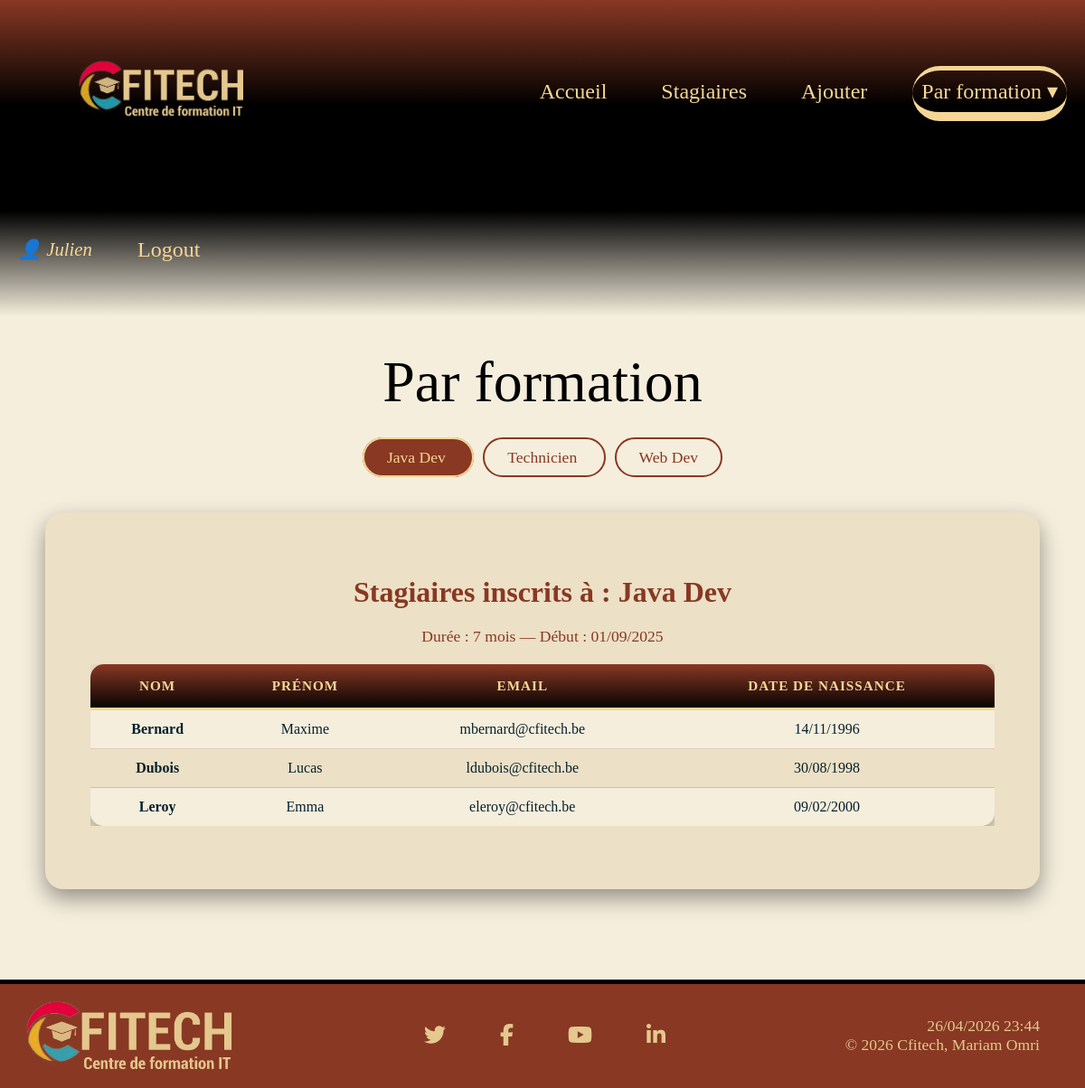
The page /parFormation.php?id=3 (signed in) on the database its author committed.
### tables this page shows
CREATE TABLE IF NOT EXISTS `formations` (
  `id` int NOT NULL AUTO_INCREMENT,
  `intitule` varchar(100) NOT NULL,
  `nb_mois` int NOT NULL,
  `date_debut` date NOT NULL,
  PRIMARY KEY (`id`)
);

CREATE TABLE IF NOT EXISTS `stagiaires` (
  `id` int NOT NULL AUTO_INCREMENT,
  `nom` varchar(100) NOT NULL,
  `prenom` varchar(100) NOT NULL,
  `email` varchar(100) NOT NULL,
  `date_naissance` date NOT NULL,
  PRIMARY KEY (`id`),
  UNIQUE KEY `email` (`email`)
);

### classes/Formation.php (called while the page is built, shortened)
<?php
class Formation
{
    private string $intitule;
    private int $nbMois;
    private string $dateDebut;
    public function __construct(int $unId, string $unIntitule, int $unNbMois, string $uneDateDebut)
    {
        $this->intitule = $unIntitule;
        $this->nbMois = $unNbMois;
        $this->dateDebut = $uneDateDebut;
    }
    public function getIntitule(): string
    {
        return $this->intitule;
    }
    public function getNbMois(): int
    {
        return $this->nbMois;
    }
    public function getDateDebutFormatee(): string
    {
        $date = new DateTime($this->dateDebut);
        return $date->format('d/m/Y');
    }
}

### classes/Stagiaire.php (called while the page is built, shortened)
<?php
class Stagiaire
{
    private string $nom;
    private string $prenom;
    private string $email;
    private string $dateNaissance;
    public function __construct(int $unId, string $unNom, string $unPrenom, string $unEmail, string $uneDateNaissance)
    {
        $this->nom = $unNom;
        $this->prenom = $unPrenom;
        $this->email = $unEmail;
        $this->dateNaissance = $uneDateNaissance;
    }
    public function getNom(): string
    {
        return $this->nom;
    }
    public function getPrenom(): string
    {
        return $this->prenom;
    }
    public function getEmail(): string
    {
        return $this->email;
    }
    public function getDateNaissanceFormatee(): string
    {
        $date = new DateTime($this->dateNaissance);
        return $date->format('d/m/Y');
    }
}

### parFormation.php (the view, shortened to what this page needs)
<?php
require "classes/Stagiaire.php";
require "classes/Formation.php";
require "header.php";
$idFormation = isset($_GET['id']) ? (int)$_GET['id'] : 0;
$formation = null;
if ($idFormation > 0) {
    try {
        $req = $pdo->prepare('SELECT * FROM formations WHERE id = :id');
        $req->execute(['id' => $idFormation]);
        $f = $req->fetch(PDO::FETCH_OBJ);
        if ($f) {
            $formation = new Formation($f->id, $f->intitule, $f->nb_mois, $f->date_debut);
        }
    } catch (PDOException $e) {
        die('Erreur : ' . $e->getMessage());
    }
    try {
        $req = $pdo->prepare('
            SELECT stagiaires.*
            FROM stagiaires
            INNER JOIN participe ON stagiaires.id = participe.id_stagiaire
            WHERE participe.id_formation = :id_formation
            ORDER BY stagiaires.nom ASC, stagiaires.prenom ASC
        ');
        $req->execute(['id_formation' => $idFormation]);
        $tabStagiaires = $req->fetchAll(PDO::FETCH_OBJ);
    } catch (PDOException $e) {
        die('Erreur : ' . $e->getMessage());
    }
}
try {
    $stmt = $pdo->query('SELECT * FROM formations ORDER BY intitule');
    $toutesFormations = $stmt->fetchAll(PDO::FETCH_OBJ);
} catch (PDOException $e) {
    die('Erreur : ' . $e->getMessage());
}
?>
<h1>Par formation</h1>
<div style="text-align: center; margin: 20px 0;">
    <?php foreach ($toutesFormations as $f):
        $bgColor = ($idFormation == $f->id)
            ? "background-color: #883823; color: #F6D695; border: 2px solid #F6D695;"
            : "background-color: #F5EEDD; color: #883823; border: 2px solid #883823;";
    ?>
        <a href="./parFormation.php?id=<?= $f->id ?>"
            style="margin: 5px; font-size: 1.1rem; padding: 10px 25px; border-radius: 50px; <?= $bgColor ?>">
            <?= htmlspecialchars($f->intitule) ?>
        </a>
    <?php endforeach; ?>
</div>
<?php if ($formation !== null): ?>
    <section class="yellow">
        <h2>Stagiaires inscrits à : <?= htmlspecialchars($formation->getIntitule()) ?></h2>
        <p style="text-align: center; color: #883823; font-size: 1.1rem;">
            Durée : <?= $formation->getNbMois() ?> mois — Début : <?= $formation->getDateDebutFormatee() ?>
        </p>
        <?php if (count($tabStagiaires) === 0): ?>
            <p style="text-align: center; color: #883823; margin-top: 30px;">
                Aucun stagiaire inscrit à cette formation.
            </p>
        <?php else: ?>
            <div class="table-responsive">
                <table class="table">
                    <thead>
                        <tr>
                            <th>Nom</th>
                            <th>Prénom</th>
                            <th>Email</th>
                            <th>Date de naissance</th>
                        </tr>
                    </thead>
                    <tbody>
                        <?php foreach ($tabStagiaires as $s):
                            $stagiaire = new Stagiaire($s->id, $s->nom, $s->prenom, $s->email, $s->date_naissance);
                        ?>
                            <tr>
                                <td><strong><?= htmlspecialchars($stagiaire->getNom()) ?></strong></td>
                                <td><?= htmlspecialchars($stagiaire->getPrenom()) ?></td>
                                <td><?= htmlspecialchars($stagiaire->getEmail()) ?></td>
                                <td><?= $stagiaire->getDateNaissanceFormatee() ?></td>
                            </tr>
                        <?php endforeach; ?>
                    </tbody>
                </table>
            </div>
        <?php endif; ?>
    </section>
<?php else: ?>
    <p style="text-align: center; color: #883823; font-size: 1.2rem; margin: 50px;">
        👆 Sélectionnez une formation ci-dessus pour voir ses stagiaires.
    </p>
<?php endif; ?>
<?php require "footer.php"; ?>

### assets/css/style.css (style rules this page uses)
* { margin: 0px; box-sizing: border-box; }
body { background-color: #F5EEDD; font-family: Georgia, 'Times New Roman', serif; min-height: 100vh; }
a { color: #F6D695; text-decoration: none; font-size: 1.5rem; border-radius: 50px; padding: 10px; margin: 50px 20px; transition: all 0.3s ease; }
h1 { text-align: center; color: black; font-family: 'greatvibes', 'Brush Script MT', cursive; padding: 1rem; font-size: 4rem; margin: 20px; font-weight: lighter; }
h2, h3 { font-family: Georgia, serif; color: #883823; text-align: center; }
h2 { font-size: 2rem; margin: 20px 0; }
.yellow { background-color: #ece0c6; margin: 50px; padding: 50px; border-radius: 20px; box-shadow: 0 10px 25px rgba(0, 0, 0, 0.4); }
.table-responsive { width: 100%; overflow-x: auto; margin: 20px 0; }
table.table { width: 100%; border-collapse: separate; border-spacing: 0; background-color: #F5EEDD; border-radius: 15px; overflow: hidden; box-shadow: 0 10px 25px rgba(0, 0, 0, 0.3); font-family: Georgia, serif; }
table.table thead { background-image: linear-gradient(#883823, black); }
table.table thead th { color: #F6D695; padding: 15px 10px; text-align: center; font-size: 0.95rem; border-bottom: 3px solid #F6D695; text-transform: uppercase; letter-spacing: 1px; }
table.table tbody td { padding: 12px 10px; text-align: center; color: #06202B; border-bottom: 1px solid rgba(136, 56, 35, 0.2); }
table.table tbody tr:nth-child(even) { background-color: #ece0c6; }
table.table tbody tr:nth-child(odd) { background-color: #F5EEDD; }
table.table tbody tr:last-child td { border-bottom: none; }

### rows shown on the page
formations: intitule "Java Dev", nb_mois "7", date_debut "01/09/2025"
formations: intitule "Technicien"
formations: intitule "Web Dev"
stagiaires: nom "Bernard", prenom "Maxime", email "mbernard@cfitech.be", date_naissance "14/11/1996"
stagiaires: nom "Dubois", prenom "Lucas", email "ldubois@cfitech.be", date_naissance "30/08/1998"
stagiaires: nom "Leroy", prenom "Emma", email "eleroy@cfitech.be", date_naissance "09/02/2000"

### other values the page prints
$_SESSION['pseudo'] "Julien"
